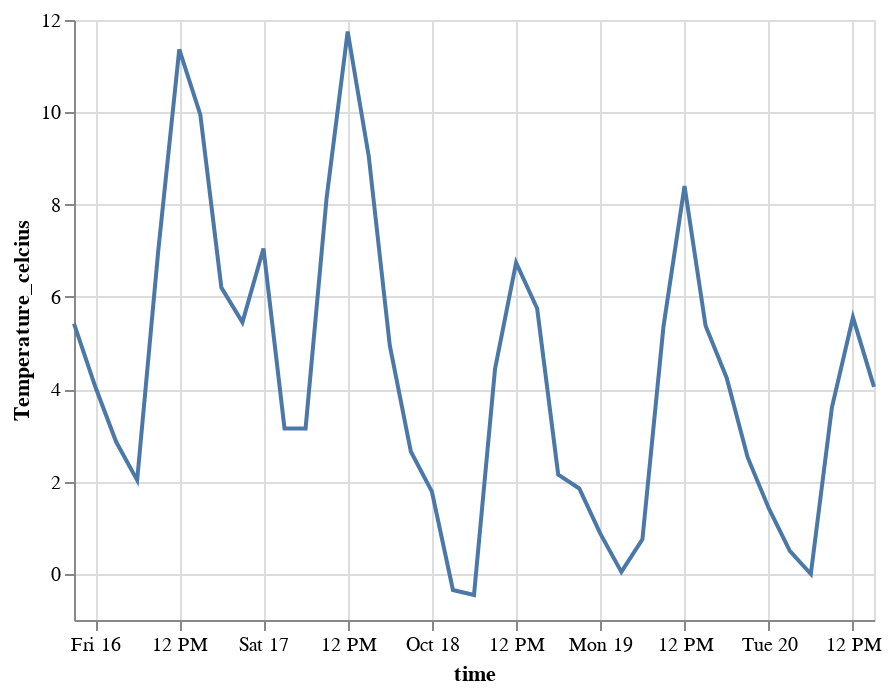

Notebook cell for this chart:
### Markdown cell above
Nu kan forudsigelse af udetemperature plottes

### Code cell
#@title forudsigelse af udetemperature
import altair as alt


data=raw_data_station_temp

alt.Chart(data).mark_line().encode(
    x='time:T',
    y='Temperature_celcius:Q'
).transform_calculate(
    Temperature_celcius='datum.Temperature-272.15'

)

### Figure 1 — Vega-Lite specification as saved in the notebook (floating-point values rounded to 4 significant figures)
{"config": {"view": {"continuousWidth": 400, "continuousHeight": 300}}, "data": {"name": "data-2dd3273918cf6a433f528878cbc3b680"}, "mark": "line", "encoding": {"x": {"type": "temporal", "field": "time"}, "y": {"type": "quantitative", "field": "Temperature_celcius"}}, "transform": [{"calculate": "datum.Temperature-272.15", "as": "Temperature_celcius"}], "$schema": "https://vega.github.io/schema/vega-lite/v4.8.1.json", "datasets": {"data-2dd3273918cf6a433f528878cbc3b680": [{"Temperature": 277.6, "time": "2020-10-15T21:00:00+00:00"}, {"Temperature": 276.2, "time": "2020-10-16T00:00:00+00:00"}, {"Temperature": 275.0, "time": "2020-10-16T03:00:00+00:00"}, {"Temperature": 274.2, "time": "2020-10-16T06:00:00+00:00"}, {"Temperature": 279.1, "time": "2020-10-16T09:00:00+00:00"}, {"Temperature": 283.5, "time": "2020-10-16T12:00:00+00:00"}, {"Temperature": 282.1, "time": "2020-10-16T15:00:00+00:00"}, {"Temperature": 278.4, "time": "2020-10-16T18:00:00+00:00"}, {"Temperature": 277.6, "time": "2020-10-16T21:00:00+00:00"}, {"Temperature": 279.2, "time": "2020-10-17T00:00:00+00:00"}, {"Temperature": 275.3, "time": "2020-10-17T03:00:00+00:00"}, {"Temperature": 275.3, "time": "2020-10-17T06:00:00+00:00"}, {"Temperature": 280.3, "time": "2020-10-17T09:00:00+00:00"}, {"Temperature": 283.9, "time": "2020-10-17T12:00:00+00:00"}, {"Temperature": 281.2, "time": "2020-10-17T15:00:00+00:00"}, {"Temperature": 277.1, "time": "2020-10-17T18:00:00+00:00"}, {"Temperature": 274.8, "time": "2020-10-17T21:00:00+00:00"}, {"Temperature": 273.9, "time": "2020-10-18T00:00:00+00:00"}, {"Temperature": 271.8, "time": "2020-10-18T03:00:00+00:00"}, {"Temperature": 271.7, "time": "2020-10-18T06:00:00+00:00"}, {"Temperature": 276.6, "time": "2020-10-18T09:00:00+00:00"}, {"Temperature": 278.9, "time": "2020-10-18T12:00:00+00:00"}, {"Temperature": 277.9, "time": "2020-10-18T15:00:00+00:00"}, {"Temperature": 274.3, "time": "2020-10-18T18:00:00+00:00"}, {"Temperature": 274.0, "time": "2020-10-18T21:00:00+00:00"}, {"Temperature": 273.0, "time": "2020-10-19T00:00:00+00:00"}, {"Temperature": 272.2, "time": "2020-10-19T03:00:00+00:00"}, {"Temperature": 272.9, "time": "2020-10-19T06:00:00+00:00"}, {"Temperature": 277.5, "time": "2020-10-19T09:00:00+00:00"}, {"Temperature": 280.6, "time": "2020-10-19T12:00:00+00:00"}, {"Temperature": 277.5, "time": "2020-10-19T15:00:00+00:00"}, {"Temperature": 276.4, "time": "2020-10-19T18:00:00+00:00"}, {"Temperature": 274.7, "time": "2020-10-19T21:00:00+00:00"}, {"Temperature": 273.6, "time": "2020-10-20T00:00:00+00:00"}, {"Temperature": 272.6, "time": "2020-10-20T03:00:00+00:00"}, {"Temperature": 272.1, "time": "2020-10-20T06:00:00+00:00"}, {"Temperature": 275.8, "time": "2020-10-20T09:00:00+00:00"}, {"Temperature": 277.7, "time": "2020-10-20T12:00:00+00:00"}, {"Temperature": 276.2, "time": "2020-10-20T15:00:00+00:00"}]}}
